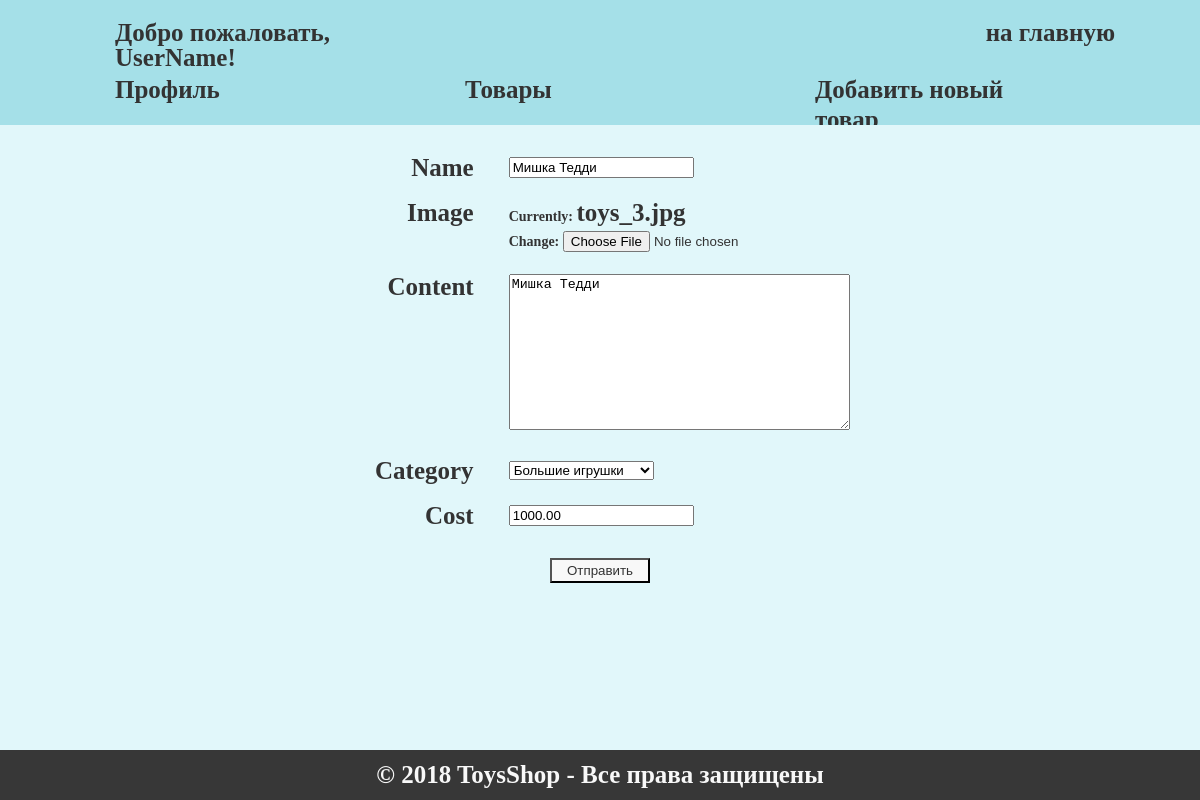
/update1/, run on the app's committed database.
### products/models.py (models this page shows, shortened)
class Product(models.Model):
    name = models.CharField(max_length=150)
    image = models.ImageField()
    category = models.ForeignKey('categories.Category', on_delete=models.CASCADE)
    content = models.TextField()
    cost = models.DecimalField(max_digits=7, decimal_places=2)
    created = models.DateTimeField(auto_now_add=True)

### products/views.py (the view)
# urls.py: path('update<int:pk>/', views.ProductsUpdate.as_view(), name='update'),
class ProductsUpdate(UpdateView):
    form_class = forms.ProductForm
    model = models.Product
    success_url = reverse_lazy('product')
    template_name = 'products/update.html'

### products/forms.py
class ProductForm(forms.ModelForm):
    class Meta:
        model = models.Product
        fields = ['name', 'image', 'content', 'category', 'cost']
        widgets = {
            'name': forms.widgets.TextInput(attrs={'class': 'form-control'}),
            'image': forms.widgets.ClearableFileInput(attrs={'class': 'form-control'}),
            'content': forms.widgets.Textarea(attrs={'class': 'form-control'}),
            'category': forms.widgets.Select(attrs={'class': 'form-control'}),
            'cost': forms.widgets.NumberInput(attrs={'class': 'form-control'}),
        }

### categories/models.py (called while the page is built)
    def __str__(self):
        return self.name

### products/templates/products/update.html (shortened to what this page needs)
{% extends 'changes.html' %}
{% block page_content %}
    <form method="POST" enctype="multipart/form-data">
        {% for field in form %}
        <div class="block">
            <div class="lineName"><label for="{{ field.name }}">{{ field.label }}</label></div>
            <div class="lineValue">{{ field }}</div>
        </div>
        {% endfor %}
        <input class="btn" type="submit" value="Отправить">
    </form>
{% endblock %}

### products/static/products/style_control.css (style rules this page uses)
body { margin: 0; background-color: #f8f8f8; font-family: Gabriola; font-size: 25px; font-weight: 700; line-height: 25px; text-align: left; color: #333333; }
a { text-decoration: none; font-family: Gabriola; font-size: 25px; font-weight: 700; color: #333333; }
.block { float: left; width: 60%; margin: 10px 20%; min-height: 25px; }
.lineName { float: left; width: 32%; padding-right: 5%; height: inherit; text-align: right; }
.lineValue { float: left; width: 63%; height: inherit; text-align: left; font-size: 14px; }
.btn { width: 100px; height: 25px; background-color: #f8f8f8; color: #333333; margin: 20px 0; }

### data on the page
Product: form "Мишка Тедди" "Мишка Тедди" "Большие игрушки" "1000.00"

### other printed values
{{ field.label }} "Name" "Image" "Content" "Category" "Cost"
